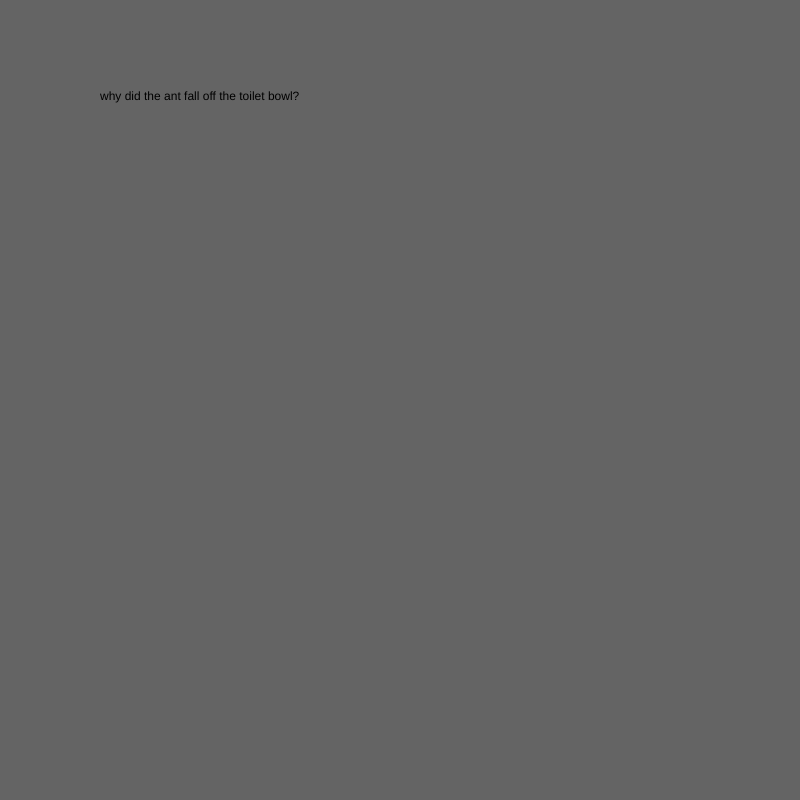
Frame 1 (no input)
Frame 60 (no input): identical to frame 1, image omitted
Frame 120 (the mouse pressed at the canvas centre since frame 60): identical to frame 1, image omitted

The p5.js sketch that drew this single still picture (run headless with seeded random() and noise() and a simulated clock; from frame 60 on, the mouse is pressed at the canvas centre):

// p5.js sketch
// ── sketch.js
var myState=0
function setup(){
  createCanvas (800, 800);
  background(100);
}

function draw (){
  fill(0);

  switch(myState){
    case 0:
    background(100);
    text("why did the ant fall off the toilet bowl?", 100, 100) ;
    break;

    case 1:
    background(255, 0, 0);
    text('because he got pissed off', 100, 100);
    break;

    case 2:
    background(255, 255, 0);
    text('state 3', 100, 100);
    break;

    case 3:
    background(0, 255, 0);
    text('state 4', 100, 100);
    break;

    case 4:
    background(255, 0, 255);
    text('state 5', 100, 100);
    break;
  }
}
function mouseReleased(){
  myState++ ;
  if (myState>4) {
    myState = 0;
  }
}
